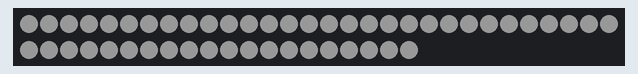
This sketch was run on a simulated Arduino Uno, built with avr-gcc and run on an emulated ATmega328P. On the bench: 50 RGB LEDs in strip order, left to right, continuing on the next row. Dim RGB values are drawn brighter than linear; random numbers use the default seed unless the sketch sets one.

Above: at 0.45 s.
At 4.38 s:
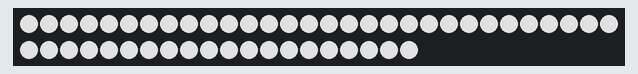
At 34.5 s:
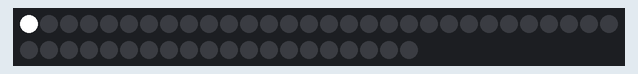

The sketch:

sketch_dec14a.ino
```cpp
#include "FastLED.h"
// Number of LEDs on your light string
#define NUM_LEDS 50
// Which data pin on the Arduino is hooked up to the Data In wire on your light string
#define DATA_PIN 3
// For some reason, red and green were flipped on my lights. You might want to test these.
#define GREEN CRGB::Red
#define RED CRGB::Green
#define BLUE CRGB::Blue
#define BLACK CRGB::Black
#define WHITE CRGB::White
#define MAX_BRIGHTNESS 255

// This is the word that will be blinking, no spaces or special characters
char BLINK_WORD [] = "MERRYCHRISTMAS";

long randNumber;
// Pick a random color from this array
CRGB colors [4] = {RED, GREEN, BLUE, WHITE };
CRGB color;
CRGB leds[NUM_LEDS];

// Map characters to LED numbers, starting with index 0.
// index 0 == 'A', 1 == 'B', etc
// Change these to match how your lights are actually hung
int characters [26] = {
  2, // A
  3, // B
  4, // C
  5, // D
  7, // E
  8, // F
  10, // G
  11, // H
  29, // I
  28, // J
  26, // K
  25, // L
  24, // M
  23, // N
  21, // O
  20, // P
  19, // Q
  36, // R
  37, // S
  38, // T
  40, // U
  41, // V
  43, // W
  44, // X
  46, // Y
  47, // Z
};

// Map a lower case char to an LED
int charToLED(char c) {
  int i;
  if (c >= 97 && c <= 122) {
    // Lowercase
    i = c - 97;
  } else {
    // Uppercase
    i = c - 65;
  }

  return characters[i];
}

void initFlash() {
  // Flash every light as white
  for ( int i = 0; i < NUM_LEDS; i = i + 1 ) {
    leds[i] = WHITE;
  }

  // Slowly go from off to full brightness
  for ( int j = 0; j < MAX_BRIGHTNESS; j = j + 1) {
    FastLED.setBrightness(j);
    delay(10);
    FastLED.show();
  }

  // Go from full brightness to off
  for ( int j = MAX_BRIGHTNESS; j >= 0; j = j - 1) {
    FastLED.setBrightness(j);
    delay(10);
    FastLED.show();
  }

  // Make the colored flashes full brightness
  FastLED.setBrightness(MAX_BRIGHTNESS);

  // Reset the LEDs to black so we can blink the word
  for ( int i = 0; i < NUM_LEDS; i = i + 1 ) {
    leds[i] = BLACK;
  }
  delay(3000);
}

// Flash a random color for each character
void blinkMessage() {
  int x, c;
  for ( int i = 0; i < sizeof(BLINK_WORD); i = i + 1 ) {
    color = colors[random(4)];
    c = BLINK_WORD[i];
    x = charToLED(c);
    leds[x] = color; FastLED.show(); delay(1000);
    leds[x] = BLACK; FastLED.show(); delay(800);
  }
  delay(2000);
}

// Run when the Arduino boots up. Set up FastLED
void setup() {
  FastLED.addLeds<NEOPIXEL, DATA_PIN>(leds, NUM_LEDS);
  randomSeed(analogRead(0));
}

// Run in a loop continuously
void loop() {
  initFlash();
  blinkMessage();
}
```
